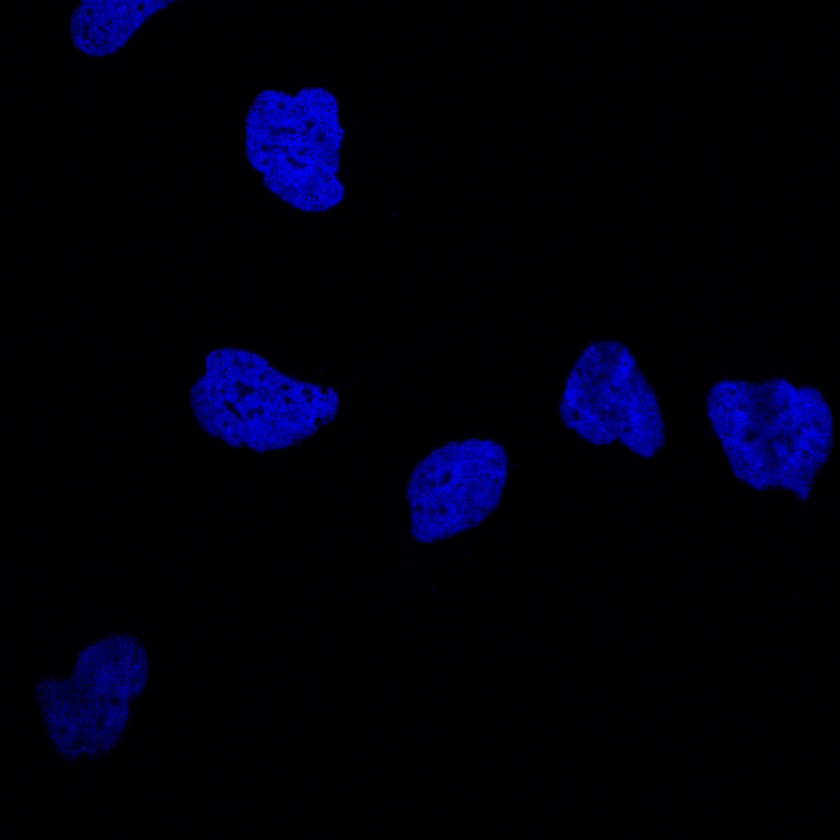
#> input picture image/生物图像-李英/20/20_B1_1_blue.tif, 840 x 840 px, shrunk from 1728 x 1728 before the run; its folder holds only this picture in this run
$ python res.py
#> lines starting #> are read from the running program, lines starting #| are printed output that depends on the picture; after the words box and inside, x2 and y2 are one past the last pixel; in counts of white or black regions, pixels touching at a corner belong together; long printed decimals are rounded
from dis import dis
from readline import read_init_file
import numpy as np
import matplotlib.pyplot as plt
from scipy import ndimage as ndi
from skimage import morphology,feature
import cv2
import os


def labelbased_w(imgpath, ind, discrepance, discrepance2, file_name):
#> called with imgpath = 'image/生物图像-李英/20/20_B1_1_blue.tif', ind = 7, discrepance = 20, discrepance2 = 30, file_name = '20_B1_1_blue.tif/_7_20_30'
    img = cv2.imread(imgpath)
#> img is the input picture: shape (840, 840, 3); mean B, G, R 12.6, 0, 0
    gray = cv2.cvtColor(img,cv2.COLOR_BGR2GRAY) #颜色空间转换
    kernel = np.array(((1, 1, 1), (1, 0, 1), (1, 1, 1)),dtype = np.uint8) #开闭运算的模板，类似于卷积

    # 确定前景区域
    dist_transform = cv2.distanceTransform(gray ,cv2.DIST_L2,5) #任意点到背景点的距离
    ret1, sure_d = cv2.threshold(dist_transform,dist_transform.max()/ind,255,0) #二值化
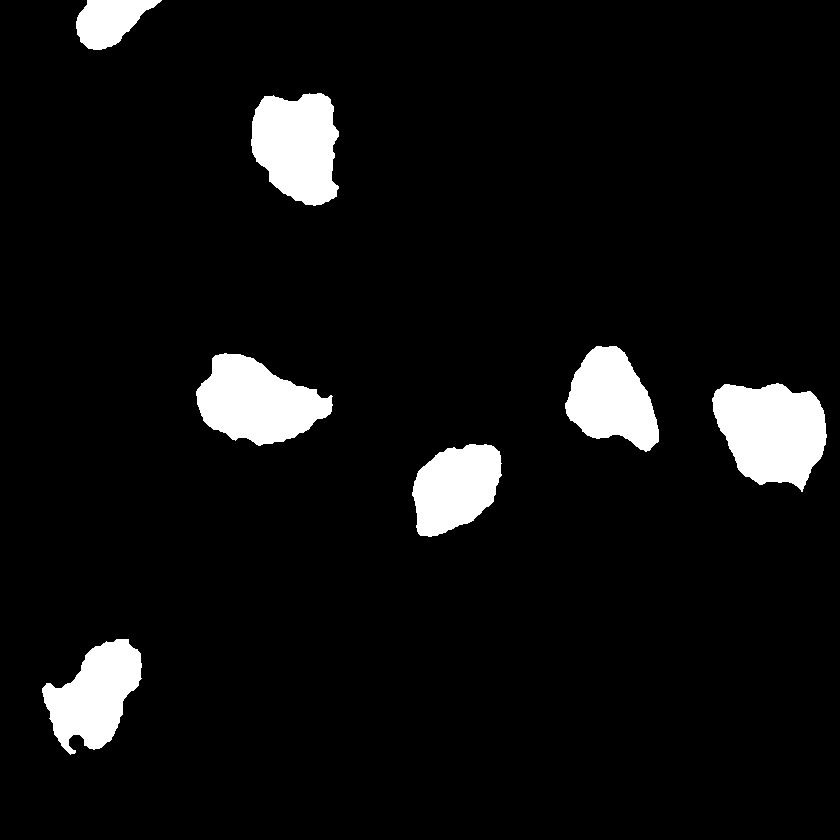
#> sure_d: shape (840, 840) float32; 6.6% white; 7 white regions, largest, box (x1, y1, x2, y2) and area: (712, 383, 827, 492) 9006, (196, 353, 333, 446) 8059, (251, 93, 339, 206) 7664
#> ret1 = 7.68
    print(ret1)
#| 7.677

    opening_1 = cv2.erode(sure_d, kernel, iterations=discrepance2) #腐蚀操作
#> opening_1: shape (840, 840) float32; 0.07% white; 2 white regions, box (x1, y1, x2, y2) and area: (763, 423, 789, 447) 387, (290, 131, 303, 153) 126
    opening_1 = cv2.dilate(opening_1, kernel, iterations=discrepance) #膨胀操作
#> opening_1: shape (840, 840) float32; 1% white; 2 white regions, box (x1, y1, x2, y2) and area: (743, 403, 809, 467) 3987, (270, 111, 323, 173) 3126
    # 查找未知区域
    opening_1 = np.uint8(opening_1) #将数组转换为八通道
    plt.imsave('./image/proc/'+file_name+'/opening_1.png', opening_1)
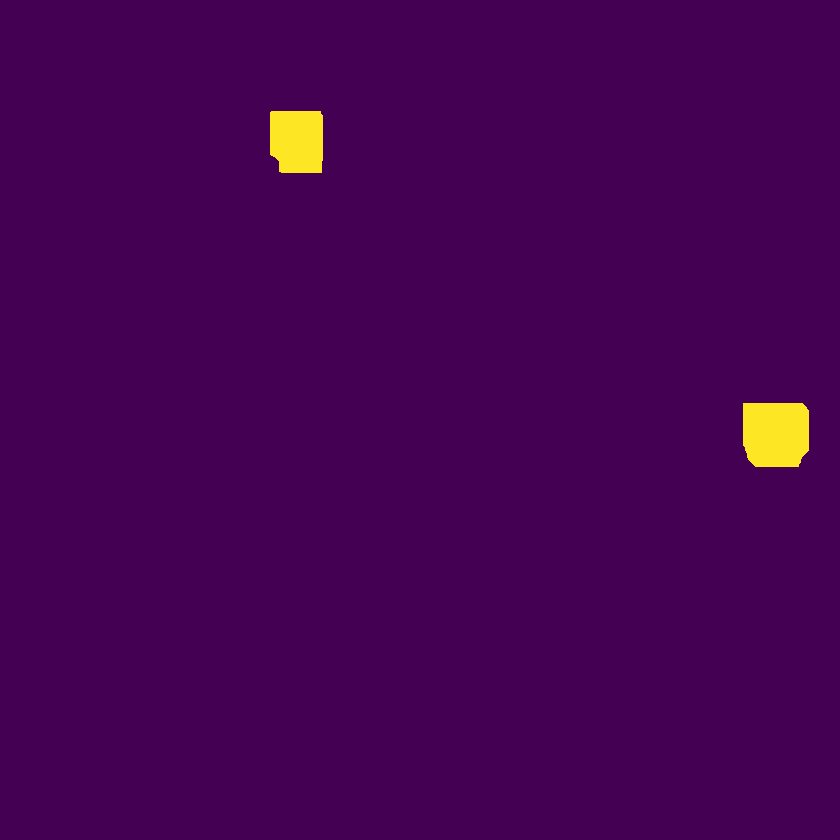
#> saved as opening_1.png: shape (840, 840, 3); mean R, G, B 69.9, 3.3, 83.5

    # 标记标签
    ret2, markers1 = cv2.connectedComponents(opening_1)
#> markers1: shape (840, 840) int32; 3 distinct labels, from 0 to 2
#> ret2 = 3
    plt.imsave('./image/proc/'+file_name+'/markers1.png',markers1)

    print("num: ", ret2)
#| num:  3

    markers1 = cv2.watershed(img,markers1)
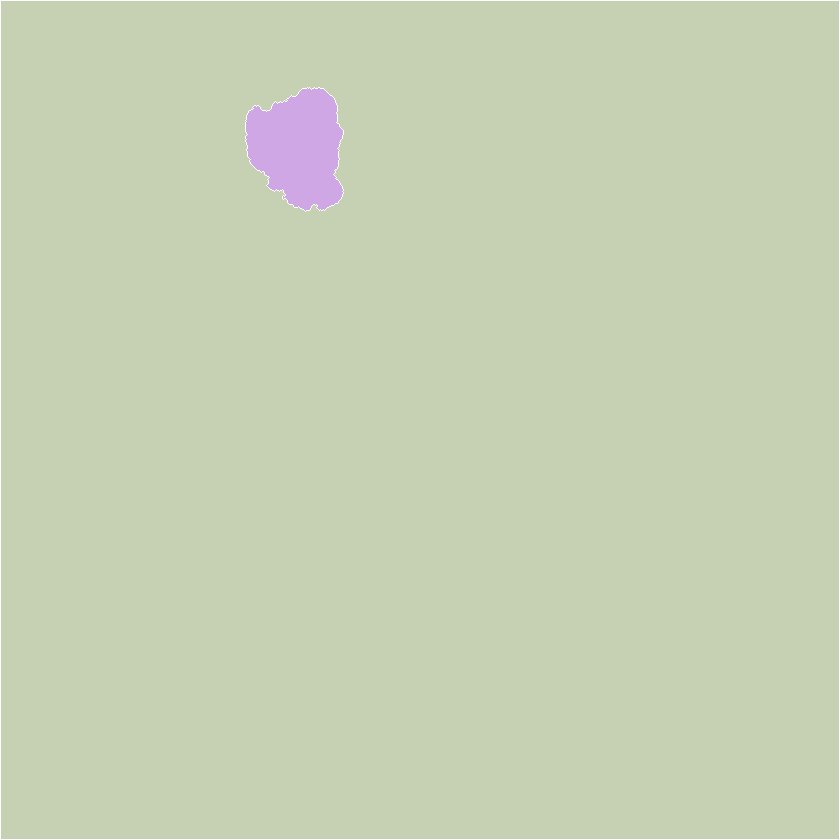
#> markers1: shape (840, 840) int32; 3 distinct labels, from -1 to 2; one colour per label, 0 black, -1 white
    plt.imsave('./image/proc/'+file_name+'/m_watershed.png', markers1)
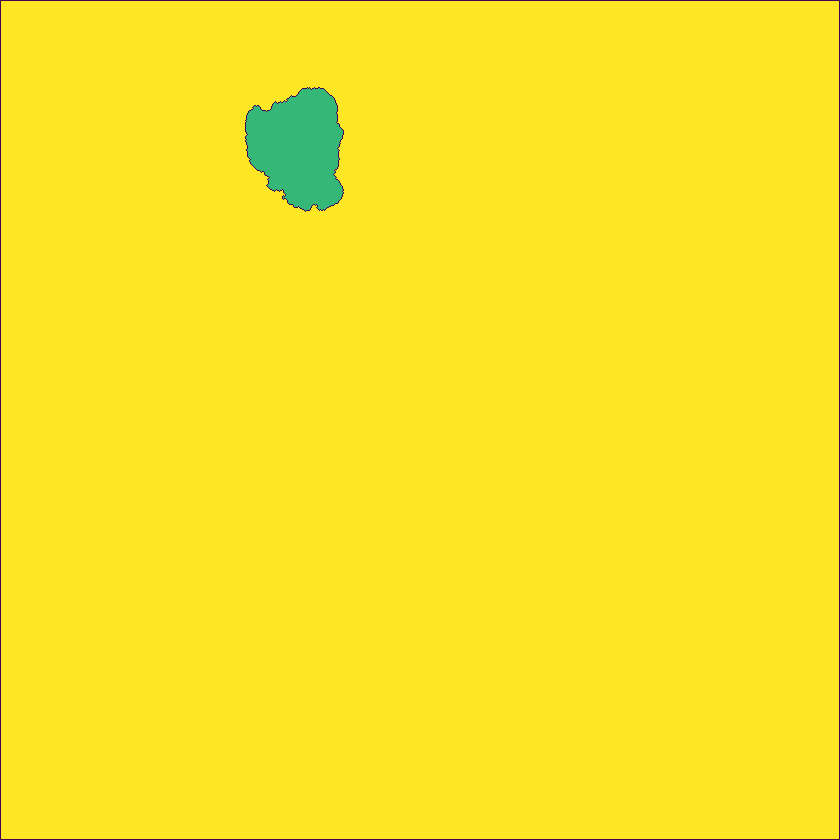
#> saved as m_watershed.png: shape (840, 840, 3); mean R, G, B 249.5, 229.2, 37.3
    img[markers1 == -1] = [255,255,255] #计算图像差值，进行描边
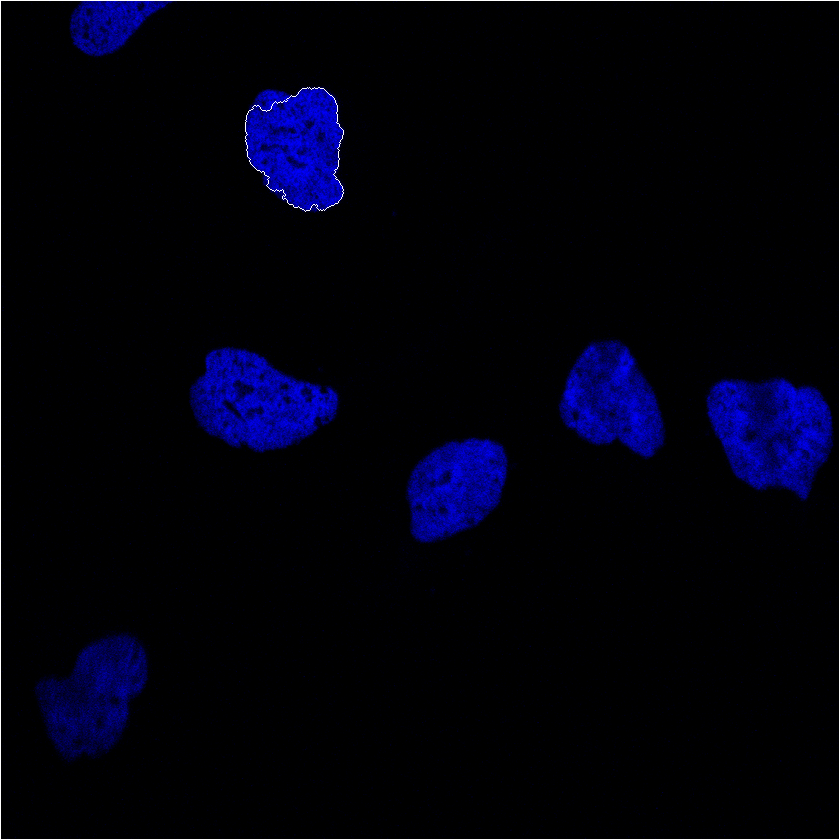
#> img: shape (840, 840, 3); 0.53% of pixels changed, all inside (x1, y1, x2, y2) = (0, 0, 840, 840)

    # cv2.imwrite
    # plt.imsave
    plt.imsave('./image/proc/'+file_name+'/dist_transform.png',dist_transform)
    plt.imsave('./image/proc/'+file_name+'/sure_fg.png', sure_d)
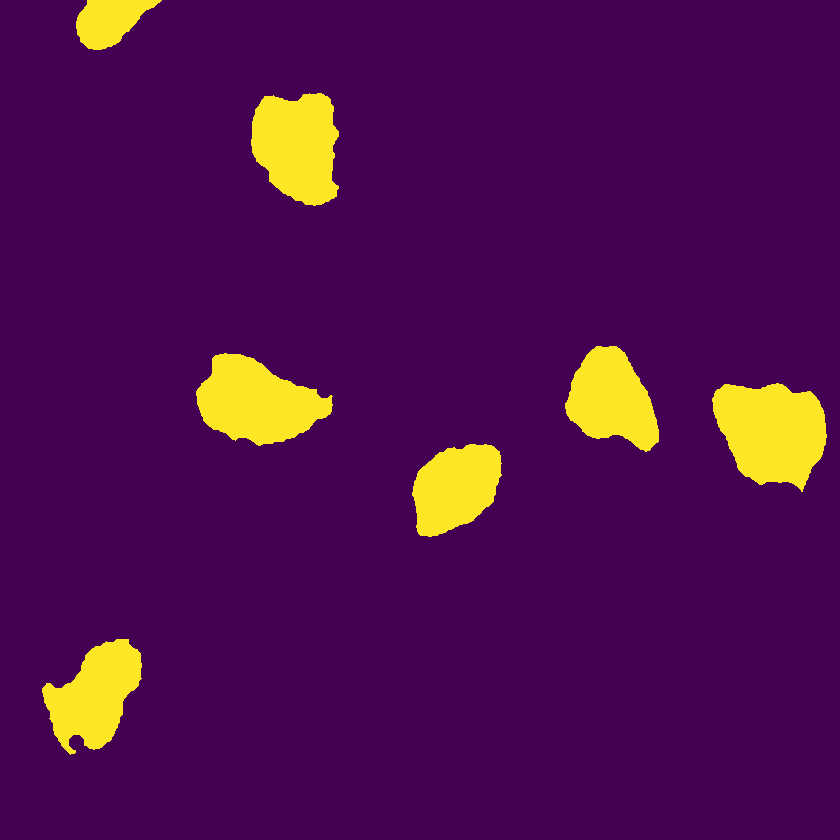
#> saved as sure_fg.png: shape (840, 840, 3); mean R, G, B 80.2, 16.2, 80.8
    plt.imsave('./image/proc/'+file_name+'/Res.png', img)
    return

def read_path(path_name, ind, discrepance, discrepance2):
    print('read_path')
    for dir_item in os.listdir(path_name):
        #从初始路径开始叠加，合并成可识别的操作路径
        full_path = os.path.abspath(os.path.join(path_name, dir_item))

        if os.path.isdir(full_path):    #如果是文件夹，继续递归调用
            read_path(full_path, ind, discrepance, discrepance2)
        else:   #文件
            print(full_path)
            if dir_item.endswith('.tif'):
                pic_name = dir_item
                # pic_name_e = '.tif'

                mod_name = '_%d' %ind + '_%d' %discrepance + '_%d' %discrepance2
                path = "./image/proc/"+pic_name
                if not os.path.exists(path):
                    os.mkdir(path)
                mod_path = "./image/proc/"+pic_name+'/'+mod_name
                if not os.path.exists(mod_path):
                    os.mkdir(mod_path)
                print(mod_path)

                imgpath = full_path
                # imgpath = './image/'+pic_name+pic_name_e
                file_name = pic_name + '/' + mod_name
                labelbased_w(imgpath, ind, discrepance, discrepance2, file_name)
#> pass 2 of the loop in read_path, `for dir_item in os.listdir(path_name):`:
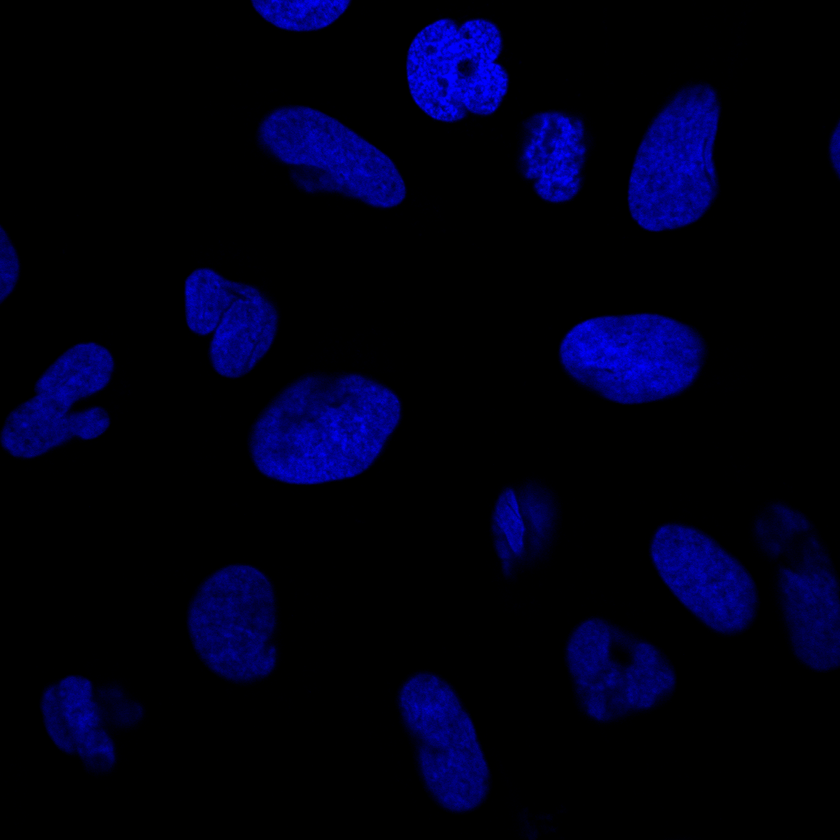
#> input picture image/生物图像-李英/cyto_vesicle/208_B2_1_blue.tif, 840 x 840 px, shrunk from 1728 x 1728 before the run
#> in labelbased_w, img is the input picture: shape (840, 840, 3); mean B, G, R 19.4, 0, 0
#> in labelbased_w (call 2), `ret1, sure_d = cv2.threshold(dist_transform,dist_transform.max()/ind,2..`:
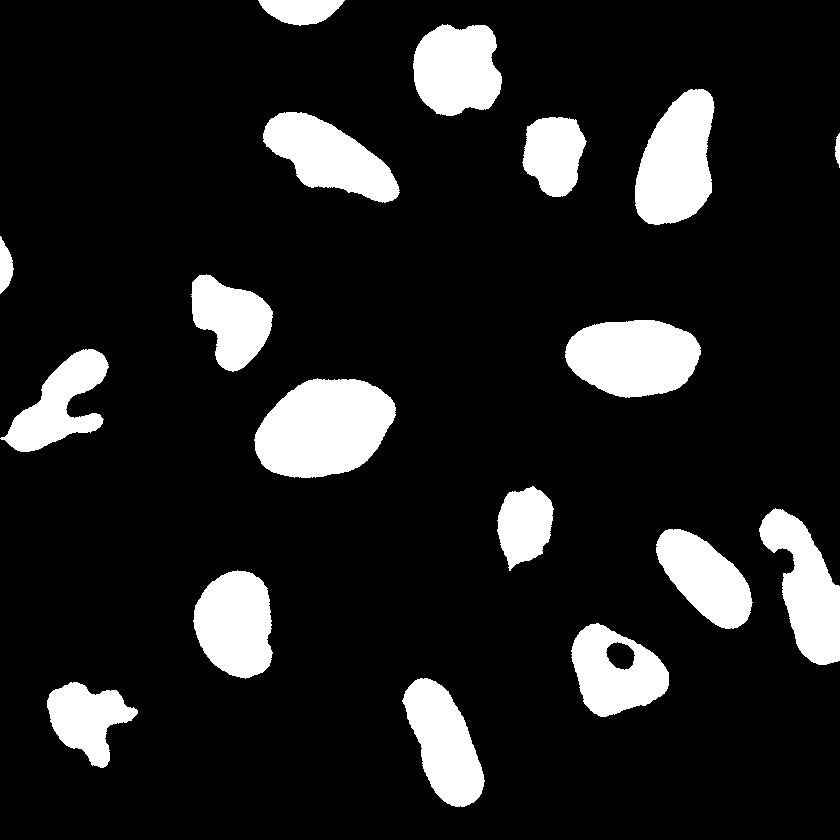
#> sure_d: shape (840, 840) float32; 13.5% white; 18 white regions, largest, box (x1, y1, x2, y2) and area: (254, 378, 396, 478) 10636, (565, 320, 701, 398) 8212, (635, 89, 715, 225) 7839
#> ret1 = 8.03
#| 8.028
#> ret2 = 6
#| num:  6
#> in labelbased_w (call 2), `plt.imsave('./image/proc/'+file_name+'/sure_fg.png', sure_d)`:
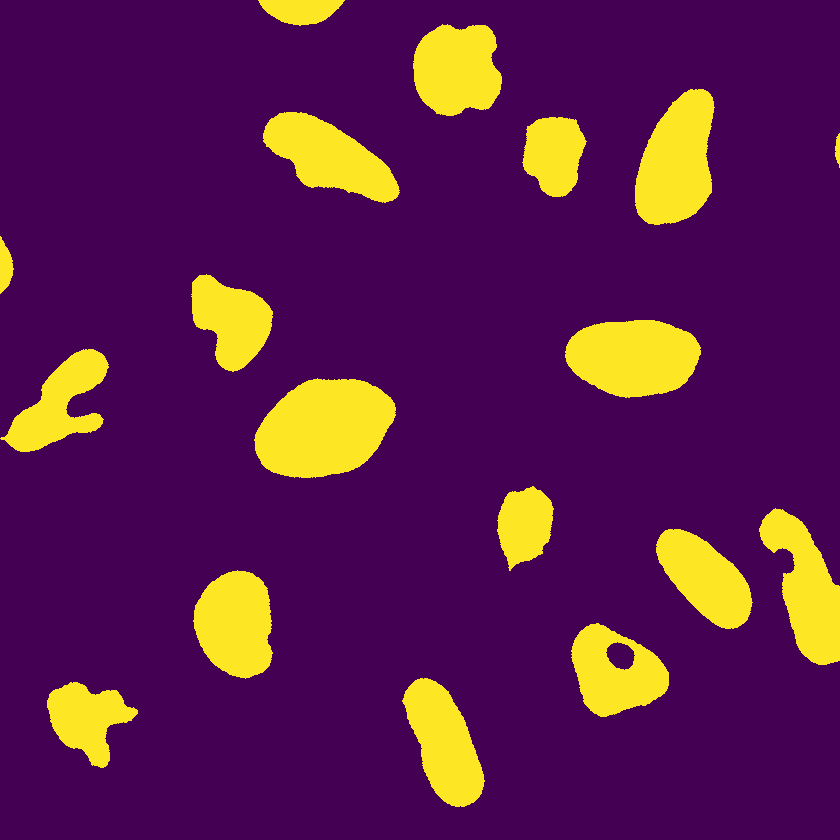
#> saved as sure_fg.png: shape (840, 840, 3); mean R, G, B 93, 32, 77.5


if __name__ == '__main__':
    # pic_name = '20_B1_2_red'
    # pic_name_e = '.tif'

    ind = 7 # 距离精度, 越大精度越大
    discrepance = 20 # 膨胀 误差大小
    discrepance2 = 30 # 腐蚀 误差大小

    read_path('./image/生物图像-李英', ind, discrepance, discrepance2)

    # [12 lines of commented-out code are left out]

    print('proc_end')
